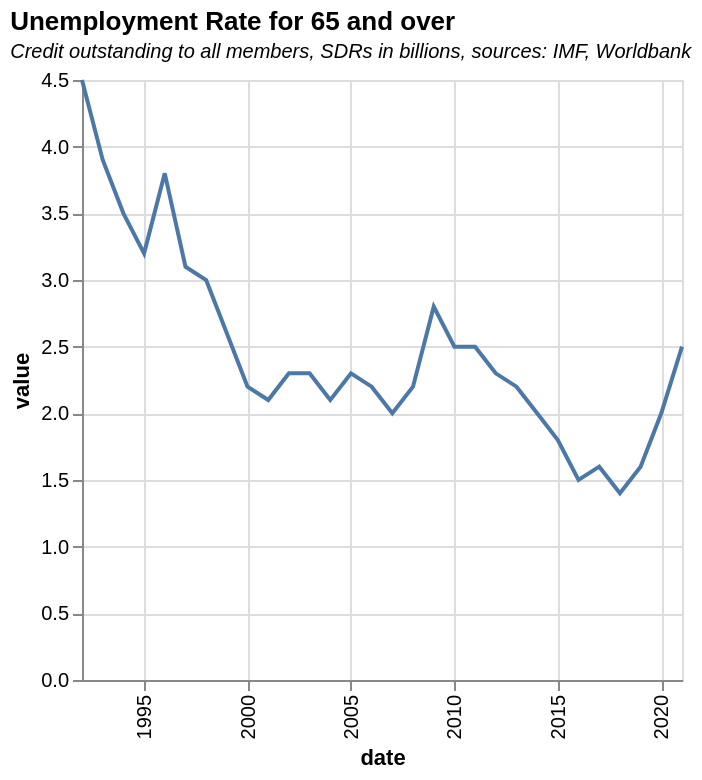

Here is the Vega-Lite specification saved for this chart:
### Vega-Lite specification from a JSON file in a GitHub repository (floating-point values rounded to 4 significant figures)
{"$schema": "https://vega.github.io/schema/vega-lite/v5.json", "title": {"text": "Unemployment Rate for 65 and over", "subtitle": "Credit outstanding to all members, SDRs in billions, sources: IMF, Worldbank", "subtitleFontStyle": "italic", "subtitleFontSize": 10, "anchor": "start", "color": "black"}, "data": {"values": [{"date": "1992", "label": "1992", "month": "", "quarter": "", "sourceDataset": "LMS", "updateDate": "2015-10-13T23:00:00.000Z", "value": "4.5", "year": "1992"}, {"date": "1993", "label": "1993", "month": "", "quarter": "", "sourceDataset": "LMS", "updateDate": "2015-10-13T23:00:00.000Z", "value": "3.9", "year": "1993"}, {"date": "1994", "label": "1994", "month": "", "quarter": "", "sourceDataset": "LMS", "updateDate": "2015-10-13T23:00:00.000Z", "value": "3.5", "year": "1994"}, {"date": "1995", "label": "1995", "month": "", "quarter": "", "sourceDataset": "LMS", "updateDate": "2015-10-13T23:00:00.000Z", "value": "3.2", "year": "1995"}, {"date": "1996", "label": "1996", "month": "", "quarter": "", "sourceDataset": "LMS", "updateDate": "2015-10-13T23:00:00.000Z", "value": "3.8", "year": "1996"}, {"date": "1997", "label": "1997", "month": "", "quarter": "", "sourceDataset": "LMS", "updateDate": "2015-10-13T23:00:00.000Z", "value": "3.1", "year": "1997"}, {"date": "1998", "label": "1998", "month": "", "quarter": "", "sourceDataset": "LMS", "updateDate": "2015-10-13T23:00:00.000Z", "value": "3.0", "year": "1998"}, {"date": "1999", "label": "1999", "month": "", "quarter": "", "sourceDataset": "LMS", "updateDate": "2015-10-13T23:00:00.000Z", "value": "2.6", "year": "1999"}, {"date": "2000", "label": "2000", "month": "", "quarter": "", "sourceDataset": "LMS", "updateDate": "2015-10-13T23:00:00.000Z", "value": "2.2", "year": "2000"}, {"date": "2001", "label": "2001", "month": "", "quarter": "", "sourceDataset": "LMS", "updateDate": "2015-10-13T23:00:00.000Z", "value": "2.1", "year": "2001"}, {"date": "2002", "label": "2002", "month": "", "quarter": "", "sourceDataset": "LMS", "updateDate": "2015-10-13T23:00:00.000Z", "value": "2.3", "year": "2002"}, {"date": "2003", "label": "2003", "month": "", "quarter": "", "sourceDataset": "LMS", "updateDate": "2015-10-13T23:00:00.000Z", "value": "2.3", "year": "2003"}, {"date": "2004", "label": "2004", "month": "", "quarter": "", "sourceDataset": "LMS", "updateDate": "2015-10-13T23:00:00.000Z", "value": "2.1", "year": "2004"}, {"date": "2005", "label": "2005", "month": "", "quarter": "", "sourceDataset": "LMS", "updateDate": "2015-10-13T23:00:00.000Z", "value": "2.3", "year": "2005"}, {"date": "2006", "label": "2006", "month": "", "quarter": "", "sourceDataset": "LMS", "updateDate": "2015-10-13T23:00:00.000Z", "value": "2.2", "year": "2006"}, {"date": "2007", "label": "2007", "month": "", "quarter": "", "sourceDataset": "LMS", "updateDate": "2015-10-13T23:00:00.000Z", "value": "2.0", "year": "2007"}, {"date": "2008", "label": "2008", "month": "", "quarter": "", "sourceDataset": "LMS", "updateDate": "2015-10-13T23:00:00.000Z", "value": "2.2", "year": "2008"}, {"date": "2009", "label": "2009", "month": "", "quarter": "", "sourceDataset": "LMS", "updateDate": "2015-10-13T23:00:00.000Z", "value": "2.8", "year": "2009"}, {"date": "2010", "label": "2010", "month": "", "quarter": "", "sourceDataset": "LMS", "updateDate": "2015-10-13T23:00:00.000Z", "value": "2.5", "year": "2010"}, {"date": "2011", "label": "2011", "month": "", "quarter": "", "sourceDataset": "LMS", "updateDate": "2015-10-13T23:00:00.000Z", "value": "2.5", "year": "2011"}, {"date": "2012", "label": "2012", "month": "", "quarter": "", "sourceDataset": "LMS", "updateDate": "2019-02-19T00:00:00.000Z", "value": "2.3", "year": "2012"}, {"date": "2013", "label": "2013", "month": "", "quarter": "", "sourceDataset": "LMS", "updateDate": "2015-10-13T23:00:00.000Z", "value": "2.2", "year": "2013"}, {"date": "2014", "label": "2014", "month": "", "quarter": "", "sourceDataset": "LMS", "updateDate": "2015-10-13T23:00:00.000Z", "value": "2.0", "year": "2014"}, {"date": "2015", "label": "2015", "month": "", "quarter": "", "sourceDataset": "LMS", "updateDate": "2016-03-16T09:30:00.000Z", "value": "1.8", "year": "2015"}, {"date": "2016", "label": "2016", "month": "", "quarter": "", "sourceDataset": "LMS", "updateDate": "2017-02-15T00:00:00.000Z", "value": "1.5", "year": "2016"}, {"date": "2017", "label": "2017", "month": "", "quarter": "", "sourceDataset": "LMS", "updateDate": "2018-02-21T00:00:00.000Z", "value": "1.6", "year": "2017"}, {"date": "2018", "label": "2018", "month": "", "quarter": "", "sourceDataset": "LMS", "updateDate": "2019-02-19T00:00:00.000Z", "value": "1.4", "year": "2018"}, {"date": "2019", "label": "2019", "month": "", "quarter": "", "sourceDataset": "LMS", "updateDate": "2020-02-18T00:00:00.000Z", "value": "1.6", "year": "2019"}, {"date": "2020", "label": "2020", "month": "", "quarter": "", "sourceDataset": "LMS", "updateDate": "2022-08-15T23:00:00.000Z", "value": "2.0", "year": "2020"}, {"date": "2021", "label": "2021", "month": "", "quarter": "", "sourceDataset": "LMS", "updateDate": "2022-02-15T00:00:00.000Z", "value": "2.5", "year": "2021"}]}, "mark": "line", "encoding": {"x": {"field": "date", "type": "temporal", "axis": {"labelAngle": -90}}, "y": {"field": "value", "type": "quantitative"}}}
